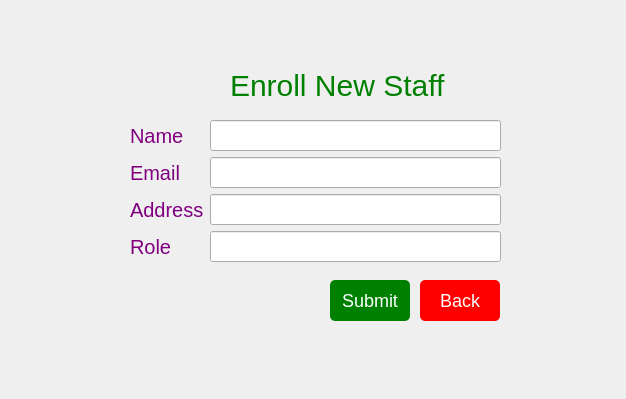
<?xml version="1.0" encoding="UTF-8"?>
<ui version="4.0">
 <class>Enroll</class>
 <widget class="QWidget" name="Enroll">
  <property name="geometry">
   <rect>
    <x>0</x>
    <y>0</y>
    <width>626</width>
    <height>399</height>
   </rect>
  </property>
  <property name="windowTitle">
   <string>Form</string>
  </property>
  <property name="styleSheet">
   <string notr="true">background-image: url(:/assets/assets/How-Does-the-Attendance-Management-System-Help-the-Employees (1).jpg);
color: black;
</string>
  </property>
  <widget class="QWidget" name="formLayoutWidget">
   <property name="geometry">
    <rect>
     <x>130</x>
     <y>120</y>
     <width>371</width>
     <height>151</height>
    </rect>
   </property>
   <layout class="QFormLayout" name="formLayout">
    <item row="0" column="0">
     <widget class="QLabel" name="nameLabel">
      <property name="styleSheet">
       <string notr="true">color: purple;
font-size: 20px;
font: Arial;</string>
      </property>
      <property name="text">
       <string>Name</string>
      </property>
     </widget>
    </item>
    <item row="0" column="1">
     <widget class="QLineEdit" name="nameInp">
      <property name="styleSheet">
       <string notr="true">height: 25px;
color: black;</string>
      </property>
     </widget>
    </item>
    <item row="1" column="0">
     <widget class="QLabel" name="emailLabel">
      <property name="styleSheet">
       <string notr="true">color: purple;
font-size: 20px;
font: Arial;</string>
      </property>
      <property name="text">
       <string>Email</string>
      </property>
     </widget>
    </item>
    <item row="1" column="1">
     <widget class="QLineEdit" name="emailInp">
      <property name="styleSheet">
       <string notr="true">height: 25px;
color: black;</string>
      </property>
     </widget>
    </item>
    <item row="2" column="0">
     <widget class="QLabel" name="addressLabel">
      <property name="styleSheet">
       <string notr="true">color: purple;
font-size: 20px;
font: Arial;</string>
      </property>
      <property name="text">
       <string>Address</string>
      </property>
     </widget>
    </item>
    <item row="2" column="1">
     <widget class="QLineEdit" name="addressInp">
      <property name="styleSheet">
       <string notr="true">height: 25px;
color: black;</string>
      </property>
     </widget>
    </item>
    <item row="3" column="0">
     <widget class="QLabel" name="roleLabel">
      <property name="styleSheet">
       <string notr="true">color: purple;
font-size: 20px;
font: Arial;</string>
      </property>
      <property name="text">
       <string>Role</string>
      </property>
     </widget>
    </item>
    <item row="3" column="1">
     <widget class="QLineEdit" name="roleInp">
      <property name="styleSheet">
       <string notr="true">height: 25px;
color: black;</string>
      </property>
     </widget>
    </item>
   </layout>
  </widget>
  <widget class="QPushButton" name="pushButton">
   <property name="geometry">
    <rect>
     <x>330</x>
     <y>280</y>
     <width>80</width>
     <height>41</height>
    </rect>
   </property>
   <property name="styleSheet">
    <string notr="true">opacity: 1;
 padding: 10px;
 box-shadow: 2px 2px grey;
 font-size: 18px;
 color: white;
 background: green; 
border-radius: 5px;
z-index: 1;</string>
   </property>
   <property name="text">
    <string>Submit</string>
   </property>
  </widget>
  <widget class="QLabel" name="label">
   <property name="geometry">
    <rect>
     <x>230</x>
     <y>70</y>
     <width>231</width>
     <height>31</height>
    </rect>
   </property>
   <property name="styleSheet">
    <string notr="true">color: green;
 font-size:30px;
opacity: 0.8;</string>
   </property>
   <property name="text">
    <string>Enroll New Staff</string>
   </property>
  </widget>
  <widget class="QPushButton" name="backBtn">
   <property name="geometry">
    <rect>
     <x>420</x>
     <y>280</y>
     <width>80</width>
     <height>41</height>
    </rect>
   </property>
   <property name="styleSheet">
    <string notr="true">opacity: 1;
 padding: 10px;
 box-shadow: 2px 2px grey;
 font-size: 18px;
 color: white;
 background: red; 
border-radius: 5px;
z-index: 1;</string>
   </property>
   <property name="text">
    <string>Back</string>
   </property>
  </widget>
 </widget>
 <resources/>
 <connections/>
</ui>
